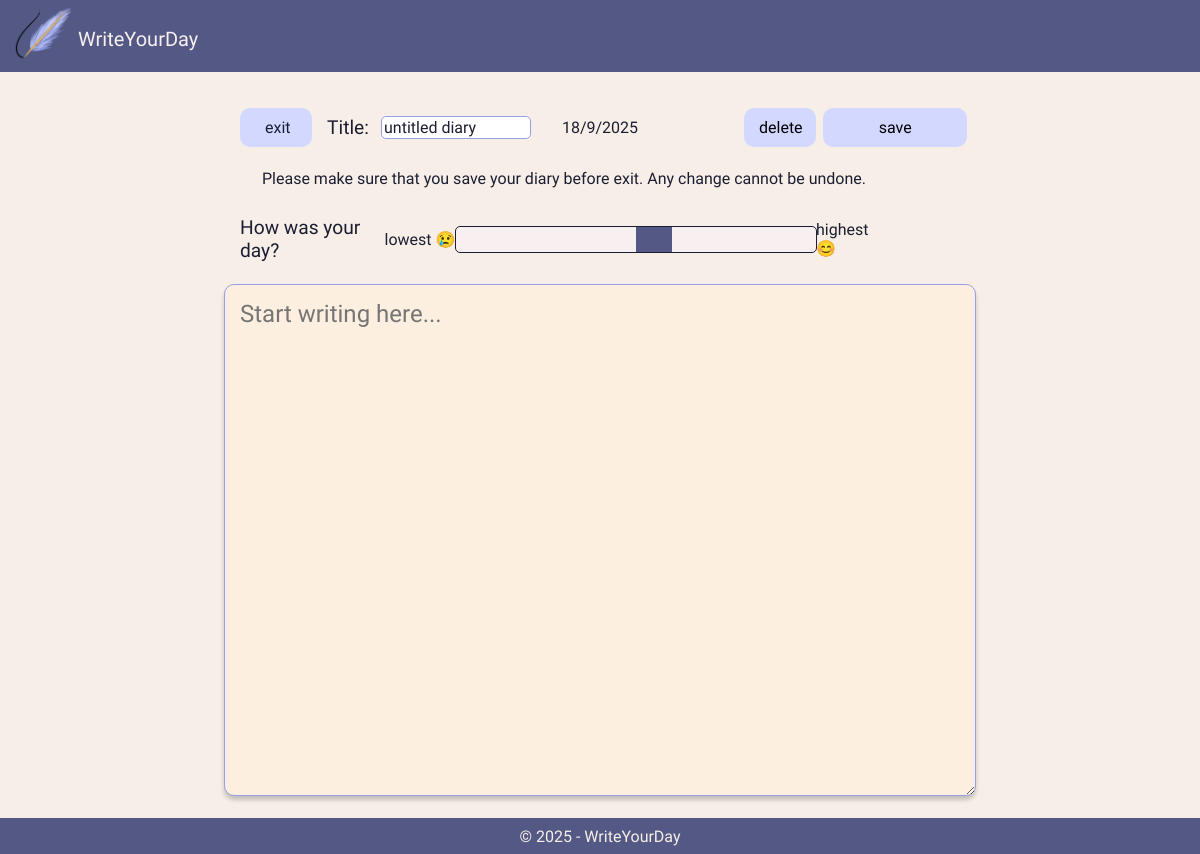
Before: /diary/2 (signed in) with the older database file.
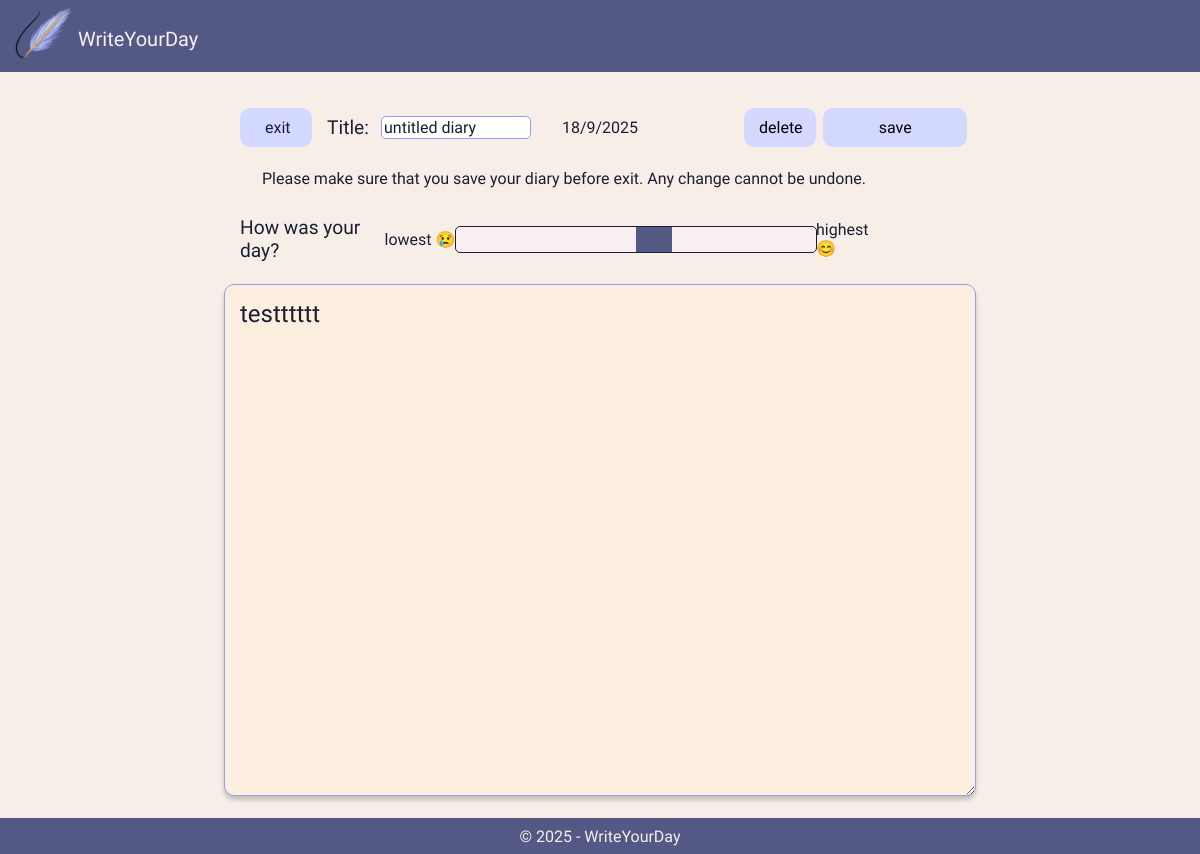
After: the same page with the newer database file.
### tables this page shows
CREATE TABLE Entry (id INTEGER PRIMARY KEY UNIQUE, year INTEGER, month INTEGER, date INTEGER, topic TEXT DEFAULT "untitled diary", info TEXT, rate INTEGER, last_open INTEGER, last_modified TEXT);

### app.py (the view, shortened to what this page needs)
@app.route("/diary/<int:id>", methods=["GET", "POST"])
def diary(id):
    current_id = session.get("id")  # get user id that stored in session
    if current_id is None:
        abort(401)
    diary_id = id
    query4 = f"SELECT id FROM Entry WHERE id = {diary_id}"
    diary_exist = get_data_from_database(query4)
    if diary_exist == []:
        abort(404)
    query3 = f"""SELECT user_id FROM UserEntry WHERE entry_id = {diary_id}"""
    if current_id != get_data_from_database(query3)[0][0]:
        abort(404)
    save_button = request.form.get("save")
    delete_button = request.form.get("delete")
    query1 = f"""SELECT topic, info, rate, year, month, date FROM Entry
WHERE id = {id}"""
    content = get_data_from_database(query1)[0]
    if content[1] is None:
        info = ""
    else:
        info = content[1]
    date = f"{content[5]}/{content[4]}/{content[3]}"
    return render_template("diary.html",
                           title="diary",
                           current_id=current_id,
                           topic=content[0],
                           info=info,
                           rate=content[2],
                           date=date,
                           id=id)

### database_connection.py (called while the page is built)
def get_data_from_database(query, params=None):
    with sqlite3.connect(DATABASE) as db:  # connected with database
        cursor = db.cursor()
        if params is None:
            cursor.execute(query)
        else:
            cursor.execute(query, params)
        results = cursor.fetchall()
    return results

### templates/diary.html
{% extends 'layout.html' %}
{% block content %}
<form action="{{ url_for('diary', id=id) }}" method="post" class="diary">
    <input type="submit" value="exit" id="exit" name="exit">
    <label for="diary_title">Title:</label>
    <input type="text" name="diary_title" id="diary_title" value="{{topic}}" class="diary_title">
    <p class="date">{{ date }}</p>
    <button type="submit" name="delete" value="delete" class="delete_button">delete</button>
    <button type="submit" name="save" value="save" class="save_button">save</button>
    <p class="notice">Please make sure that you save your diary before exit. Any change cannot be undone.</p>
    <label for="rate" class="rate">How was your day?</label>
    <p class="slider">lowest 😢</p>
    <input type="range" min="1" max="10" class="rate" id="rate" name="rate" value="{{rate}}">
    <p class="slider">highest 😊</p>
    <textarea name="diary" id="diary" class="diary" placeholder="Start writing here...">{{info}}</textarea>
</form>
{% endblock %}

Changed rows visible on the page:
changed Entry "untitled diary": diary (not shown) → "testttttt"
